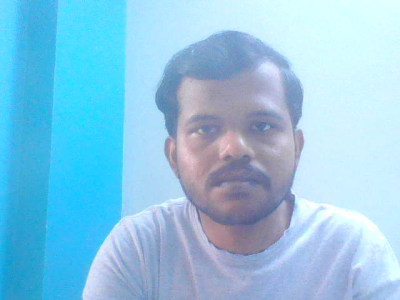
#> input picture datasets/nasim/00000.png, 400 x 300 px, given in place of the camera
$ python data_creation.py
#> lines starting #> are read from the running program, lines starting #| are printed output that depends on the picture; after the words box and inside, x2 and y2 are one past the last pixel; in counts of white or black regions, pixels touching at a corner belong together
import imutils
import time
import cv2
import csv
import os

cascade='Attendence-System-Face-Recognition/haarcascade_frontalface_default.xml'
detector=cv2.CascadeClassifier(cascade)

Name=str(input("Enter your Name:"))
#> the answer given: datasets/nasim/00000.png
Roll_number=int(input("Enter Your Roll Number:"))
#> the answer given: 3
dataset='Attendence-System-Face-Recognition/datasets'
sub_data=Name
path=os.path.join(dataset,sub_data)

if not os.path.isdir(path):
    os.mkdir(path)
    print(sub_data)

info=[str(Name),str(Roll_number)]
with open('Attendence-System-Face-Recognition/student.csv','a') as csvFile:
    write=csv.writer(csvFile)
    write.writerow(info)
csvFile.close()

print("Starting Video Camera---")
cam=cv2.VideoCapture(0)
time.sleep(1.0)
total=0

while total<50:
    print(total)
    _,frame=cam.read()
#> frame is the input picture: shape (300, 400, 3); mean B, G, R 229, 199.1, 142.4
    img=imutils.resize(frame,width=400)
    rects=detector.detectMultiScale(
        cv2.cvtColor(img,cv2.COLOR_BGR2GRAY),scaleFactor=1.1,
        minNeighbors=5,minSize=(30,30))
#> rects = [[160, 75, 140, 140]]

    for(x,y,w,h) in rects:
        cv2.rectangle(frame,(x,y),(x+w,y+h),(0,255,0),2)
        p=os.path.sep.join([path,"{}.png".format(
            str(total).zfill(5))])
        cv2.imwrite(p,img)
        total+=1
#> this loop made 1 pass
#> (x, y, w, h, total) on pass 1: (160, 75, 140, 140, 1)
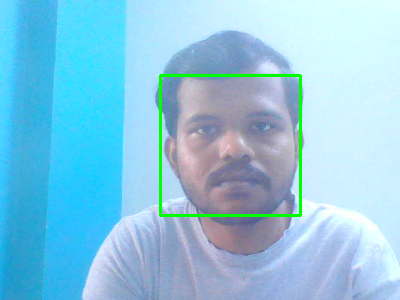
#> frame: shape (300, 400, 3); 1.4% of pixels changed, all inside (x1, y1, x2, y2) = (159, 74, 302, 217)
#> after the loop, total = 1

    cv2.imshow("FRAME",frame)
    key=cv2.waitKey(1) & 0xFF
#> (key q is pressed here)
    if key==ord("q"):
        break

cam.release()
cv2.destroyAllWindows()
